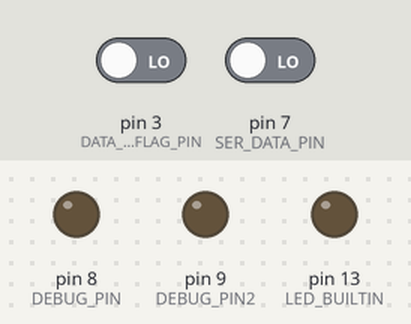
Bench run of a sketch on a simulated Arduino Uno, built with avr-gcc and run on an emulated ATmega328P. On the bench: output pins drawn as LEDs (lit = HIGH). Inputs (shaded band) come from the test bench; at power-on: pin 3 (DATA_READY_FLAG_PIN) LOW, pin 7 (SER_DATA_PIN) LOW.

Above: at 1.2 s.
1.3 s: pin 3 (DATA_READY_FLAG_PIN) driven HIGH
At 2.3 s:
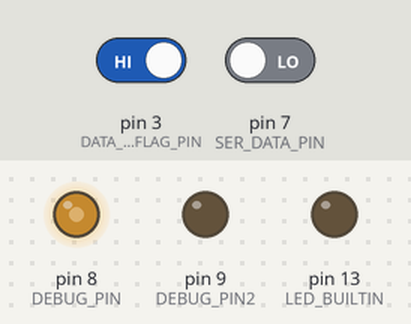
2.8 s: pin 3 (DATA_READY_FLAG_PIN) driven LOW
At 4.1 s:
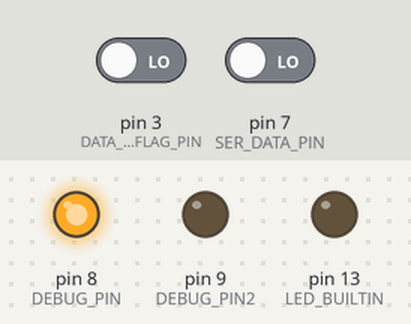
Timing chart, 0 to 5.8 s (numbered marks = the images above; inputs shaded):
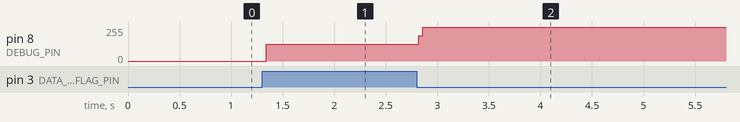

The sketch:

ArduSBSkootBase.ino
```cpp
/**
 * ArduSBSkoot
 * A hack to steer a self balancing scooter (hoverboard) using the original
 * motherboard cards and an external control (nunchuck, bluetooth...) in place
 * of the original 2-pedal mode.
 *
 * By Alberto Trentadue 2019
 *
 */

#define STATUS_LED 13
#define DEBUG_PIN  8
#define DEBUG_PIN2 9

//*** COSTANTI E VARIABILI DEL JOYSTICK

#define JOYX_APIN A0
#define JOYY_APIN A1
#define JOY_PULS  5

//Scommentare questa define per azzerare l'azione del joystick
#define NULL_CORRECTION

//*** COSTANTI E VARIABILI DELLA LETTURA SERIALE DA PIC
//Pin di segnalazione dati pronti (interrupt)
#define DATA_READY_FLAG_PIN 3
//Pin di lettura seriale
#define SER_DATA_PIN 7

//Costanti del formato della trama
#define MB_FRAME_START_FLAG 0
#define MB_FRAME_SLOPE_LOW 1
#define MB_FRAME_SLOPE_HIGH 2
#define MB_FRAME_SLOPE_LOW2 3
#define MB_FRAME_SLOPE_HIGH2 4
#define MB_FRAME_ENABLE 5
#define MB_FRAME_STATUS 6
#define MB_FRAME_STATUS2 7
#define MB_FRAME_MEAS_LOW 8
#define MB_FRAME_MEAS_HIGH 9

//Indice di ricezione del frame
byte frame_index = MB_FRAME_START_FLAG;

//Flag indicatore della necessità di riallinearsi con i frame
bool need_sync = true;
//8 bit meno significativi letti serialmente da D7
uint8_t ser_byte = 0;
//il bit 8 più significativo
uint8_t b8val;
//Soglia minima dell'attesa del prossimo DATA_READY per attivare la ri-sincronizzazione:
//Stima:
//20%*((Durata 10bit@51814)-Trasf_PIC) * FOSC / (# cicli per while di attesa DATA READY)
//((193-38)/5)*16/8 = 62
#define MINIMUM_DR_WAIT 62
//Contatore di attesa del prossimo byte
uint16_t DR_wait_cnt = 0;

//*** COSTANTI E VARIABILI DELLA COMUNICAZIONE SERIALE
//Baud rate della motherboard misurato: 1 bit = 19.3usec
#define MB_BAUD_RATE 51814

//Trame seriali predefinite
#define FRAME_START_FLAG   0x100
#define FRAME_LENGTH 9
uint8_t SEQ_INIT[FRAME_LENGTH] = { 0, 0, 0, 0, 170, 0, 0, 63, 255 };

//8 bit meno significativi trasmessi alla seriale MB
uint8_t byte_to_send;

#define MB_INIT_SEQ_DURATION 1000   //millisecondi di invio della sequenza di init
#define PRE_REPEAT 300   //numero di sequenza della fase di preavvio

//*** COSTANTI E VARIABILI PER LA GESTIONE DELLA PENDENZA
//pendenza letta dal PIC
uint8_t slope_current_l = 0;
uint8_t slope_current_h = 0;
//pendenza da inviare alla MB
uint8_t slope_corr_l = 0;
uint8_t slope_corr_h = 0;

//PER INVESTIGAZIONE
//uint16_t DEBUG_RECV_DATA[10];
//uint8_t debug_recv_idx =0;
volatile byte debug_ledtoggle = 0;
#define HEART_COUNT 100
int cnt_led = HEART_COUNT;
#define TOGGLE_DEBUG_PIN PINB = 0x1
#define TOGGLE_BUILTIN_LED PINB = 0x20

//------ FUNZIONI -------

void setup() {

  pinMode(LED_BUILTIN, OUTPUT);
  pinMode(SER_DATA_PIN, INPUT);
  pinMode(JOY_PULS, INPUT_PULLUP);
  pinMode(DEBUG_PIN, OUTPUT);
  pinMode(DEBUG_PIN2, OUTPUT);

  //Riferimento analogico su AREF = 3.3V
  analogReference(EXTERNAL); //Attenzione: non modificare.

  //Inizializzazione della seriale HW verso le schede dell'hoverboard
  //9N1-9bit, No parity, 1 Stop Bit
  NS9_init(MB_BAUD_RATE);

  digitalWrite(LED_BUILTIN, LOW);
  //Invio sequenza di inizializzazione alla motherboard
  //sequenza_iniziale_mb();

}

/**
 * Invia le trame della sequenza inziale per un tempo
 * di circa 300ms.
 * NON USATA IN QUESTA VERSIONE
 */
void sequenza_iniziale_mb(void)
{
  long tm = millis();
  while (millis() - tm < MB_INIT_SEQ_DURATION) { //Alcuni secondi per avviare la marcia normale
    invia_sequenza(SEQ_INIT);
    delayMicroseconds(20);
  }
}

#define TCAMPMSB 82
//51 o 46 ?
#define TCAMPBIT 48
//Loop principale
void loop() {

dr_wait_poll:

  DR_wait_cnt = 0;
  //Polling su DATA READY alto con misura dell'attesa
  while (~PIND & 0x8) DR_wait_cnt++;

  noInterrupts();

  //DATA READY è 1 -> leggo i 9 bit
  ser_byte = 0;
  //lettura di bit MSB first
  __builtin_avr_delay_cycles(TCAMPMSB);
  TOGGLE_DEBUG_PIN;
  b8val = (PIND & 0x80);
  __builtin_avr_delay_cycles(TCAMPBIT+3);
  TOGGLE_DEBUG_PIN;
  if (PIND & 0x80) ser_byte |= 0x1; else ser_byte |= 0;
  ser_byte <<=1;
  __builtin_avr_delay_cycles(TCAMPBIT);
  TOGGLE_DEBUG_PIN;
  if (PIND & 0x80) ser_byte |= 0x1; else ser_byte |= 0;
  ser_byte <<=1;
  __builtin_avr_delay_cycles(TCAMPBIT);
  TOGGLE_DEBUG_PIN;
  if (PIND & 0x80) ser_byte |= 0x1; else ser_byte |= 0;
  ser_byte <<=1;
  __builtin_avr_delay_cycles(TCAMPBIT);
  TOGGLE_DEBUG_PIN;
  if (PIND & 0x80) ser_byte |= 0x1; else ser_byte |= 0;
  ser_byte <<=1;
  __builtin_avr_delay_cycles(TCAMPBIT);
  TOGGLE_DEBUG_PIN;
  if (PIND & 0x80) ser_byte |= 0x1; else ser_byte |= 0;
  ser_byte <<=1;
  __builtin_avr_delay_cycles(TCAMPBIT);
  TOGGLE_DEBUG_PIN;
  if (PIND & 0x80) ser_byte |= 0x1; else ser_byte |= 0;
  ser_byte <<=1;
  __builtin_avr_delay_cycles(TCAMPBIT);
  TOGGLE_DEBUG_PIN;
  if (PIND & 0x80) ser_byte |= 0x1; else ser_byte |= 0;
  ser_byte <<=1;
  __builtin_avr_delay_cycles(TCAMPBIT-4);
  TOGGLE_DEBUG_PIN;
  if (PIND & 0x80) ser_byte |= 0x1; else ser_byte |= 0;

  interrupts();

  //Se è un FRAME_START_FLAG si deve decidere come procedere
  if (b8val && (ser_byte == 0x00)) { //equivale a 0x100
    frame_index = MB_FRAME_START_FLAG;
    if (need_sync)
      //Fine della sincronizzazione
      need_sync = false;
    else
      //Se il margine tra TX ed RX è sotto la soglia,
      //si attiva la risincronizzazione
      if (DR_wait_cnt < MINIMUM_DR_WAIT) need_sync = true;
  }

  //Se qui need_sync è true, si aspetta il prossimo frame
  //senza trasmettere nulla, per svuotare lo shift register della USART
  if (need_sync) goto dr_wait_poll;

  //Utilizzo del byte ricevuto
  switch (frame_index) {
    case MB_FRAME_SLOPE_LOW:
      slope_current_l = ser_byte;
      byte_to_send = slope_corr_l;
      break;
    case MB_FRAME_SLOPE_HIGH:
      slope_current_h = ser_byte;
      byte_to_send = slope_corr_h;
      break;
    case MB_FRAME_SLOPE_LOW2:
      byte_to_send = slope_corr_l;
      break;
    case MB_FRAME_SLOPE_HIGH2:
      byte_to_send = slope_corr_h;
      //Sul quarto byte di pendenza, si applica la correzione del joystick
      correct_with_joystick();
      break;
    default:
      byte_to_send = ser_byte;
  }

  //Invio seriale a 9 bit
  NS9_write9_b8(byte_to_send, b8val);
  frame_index++;

  //Heartbeat
  if ((--cnt_led) == 0) {
    cnt_led = HEART_COUNT;
    //digitalWrite(LED_BUILTIN, (++debug_ledtoggle) & 0x1);
    TOGGLE_BUILTIN_LED;
  }
}

/**
 * Legge il valore analogico di un joystick resistivo
 * e corregge direttamente i dati di pendenza
 */
void correct_with_joystick() {

#ifndef NULL_CORRECTION
  int nJoyX = analogRead(JOYX_APIN);
#else
  int nJoyX = 512;
  __builtin_avr_delay_cycles(200);
#endif

  int16_t slope_current = (slope_current_h <<8) + slope_current_l;
  int16_t px = slope_current + (nJoyX >> 3) - 64; //joy shiftato di 3 = per 1/8
  slope_corr_l = (uint8_t) (px & 0xFF);
  slope_corr_h =(uint8_t) (px >> 8);
}

/**
 * Invia una sequenza di 10 word alla seriale della Motherboard.
 * La prima word è costante 0x100, le rimanenti FRAME_LENGTH sono i bytes
 * dell'array passato come argomento.
 */
void invia_sequenza(uint8_t s[]) {
  NS9_write9_1b8(0); //Invia 0x100
  for (byte i=0; i<FRAME_LENGTH; i++) NS9_write9_0b8(s[i]);
}
```

NS9.ino
```cpp
/*****************
 * NS9
 *
 * Funzioni per l'utilizzo della seriale nativa di Atmega328P
 * in modalità 9bit
 *
 * By Alberto Trentadue 2019
 */

/**
 * Inizializza l'USART per modialità 9N1
 * Solo N1 è supportato al momento
 */
#define FOSC 16000000L
void NS9_init(long baudrate) {

  //Termina qualsiasi precedente configurazione
  Serial.end();
  delay(2);

  //Abilita solo la trasmissione in questa versione
  //9 bit
  UCSR0B = (1<<TXEN0) | (1<<UCSZ02);

  unsigned int ubrr_val = FOSC / 16 / baudrate - 1;
  UBRR0H = (unsigned char)(ubrr_val>>8);
  UBRR0L = (unsigned char)(ubrr_val & 0xFF);

  //No parità, 1 STOP BIT, 9 bit
  UCSR0C = (3<<UCSZ00);
}

/**
 * Invia al TX un dato di 9 bit usando il byte argomento per i
 * primi 8 bit e settando il bit8 a 0
 */
void NS9_write9_0b8(unsigned char c) {
  //Attesa svuotamento dello shift register
  while ( !( UCSR0A & (1<<UDRE0))) {}
  //Set bit8 a 0
  UCSR0B &= ~(1<<TXB80);
  //Invio del dato con caricamento dello shift register
  UDR0 = c;
}

/**
 * Invia al TX un dato di 9 bit usando il byte argomento per i
 * primi 8 bit e settando il bit8 a 1
 */
void NS9_write9_1b8(unsigned char c) {
  //Attesa svuotamento dello shift register
  while ( !( UCSR0A & (1<<UDRE0))) {}
  //Set bit8 a 1
  UCSR0B |= (1<<TXB80);
  //Invio del dato con caricamento dello shift register
  UDR0 = c;
}

/**
 * Invia al TX un dato di 9 bit usando il byte argomento per i
 * primi 8 bit ed il bit 0 del secondo argomento come bit8
 */
void NS9_write9_b8(unsigned char c, unsigned char b) {
  if (b) NS9_write9_1b8(c);
  else NS9_write9_0b8(c);
}


/**
 * Invia un dato di 9 bit al TX della seriale
 * Nota: l'argomento deve essere minore di 512.
 * In ogni caso solo 9 bit venogono trasmessi.
 */
void NS9_write9(unsigned int w) {

  unsigned char b8 = (uint8_t)((w>>8) & 0x1);
  unsigned char c = (uint8_t)(w & 0xFF);
  NS9_write9_b8(c, b8);
}
```

Measured:
- after the input at 1.3 s, pin 8 (DEBUG_PIN): 0/255 → 127/255 at once
- after the input at 2.8 s, pin 8 (DEBUG_PIN): 127/255 → 255/255 at once
